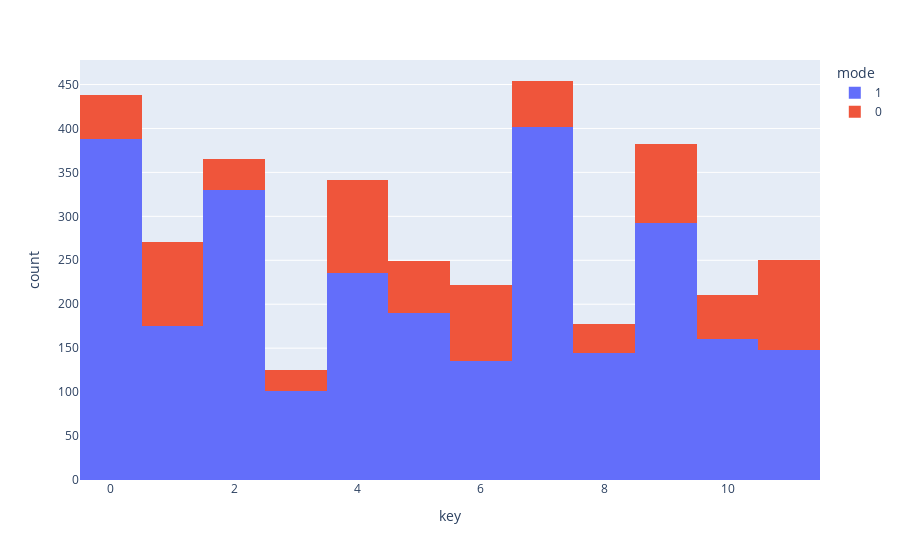

Write notebook code for a chart like this one.
### Code cell
px.histogram(keyModeChords, x="key", color="Sex")

### Figure 1 — Plotly figure (JSON) as saved in the notebook; plotly's stock layout.template omitted (floating-point values rounded to 4 significant figures; data arrays with more than 128 entries replaced by an {"elided": "..."} marker saying what was removed)
{"data": [{"alignmentgroup": "True", "bingroup": "x", "hovertemplate": "mode=1<br>key=%{x}<br>count=%{y}<extra></extra>", "legendgroup": "1", "marker": {"color": "#636efa", "pattern": {"shape": ""}}, "name": "1", "offsetgroup": "1", "orientation": "v", "showlegend": true, "type": "histogram", "x": {"elided": "2702 int values"}, "xaxis": "x", "yaxis": "y"}, {"alignmentgroup": "True", "bingroup": "x", "hovertemplate": "mode=0<br>key=%{x}<br>count=%{y}<extra></extra>", "legendgroup": "0", "marker": {"color": "#EF553B", "pattern": {"shape": ""}}, "name": "0", "offsetgroup": "0", "orientation": "v", "showlegend": true, "type": "histogram", "x": {"elided": "782 int values"}, "xaxis": "x", "yaxis": "y"}], "layout": {"autosize": true, "barmode": "relative", "legend": {"title": {"text": "mode"}, "tracegroupgap": 0}, "margin": {"t": 60}, "xaxis": {"anchor": "y", "autorange": true, "domain": [0, 1], "range": [-0.5, 11.5], "title": {"text": "key"}, "type": "linear"}, "yaxis": {"anchor": "x", "autorange": true, "domain": [0, 1], "range": [0, 477.9], "title": {"text": "count"}}}}
